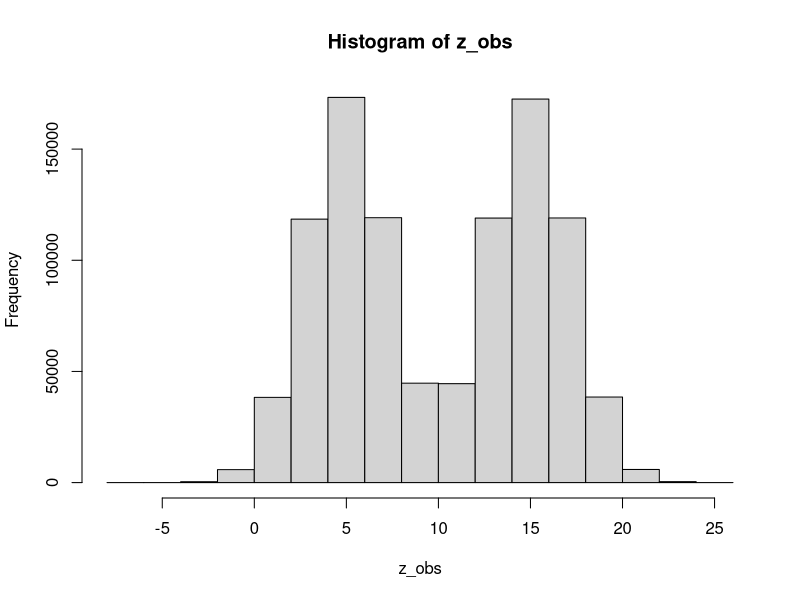

Source code (R):
## ---- chunk 1
rm(list=ls())
## ---- chunk 2
# call libraries
library(numDeriv)
library(mvtnorm)
## ---- chunk 3
# Load R package for printing
library(knitr)
## ---- chunk 4
# Set a seed of the randon number generator
set.seed(2023)
## ---- chunk 5
data_generating_model <- function(n,w) {
  d <- 3
  z <- rep( NaN, times=n*d )
  z <- matrix(z, nrow = n, ncol = d)
  z[,1] <- 1.0
  z[,2] <- runif(n, min = -10, max = 10)
  p <- w[1]*z[,1] + w[2]*z[,2] 
  p <- exp(p) / (1+exp(p))
  z[,3] <- rbinom(n, size = 1, prob = p)
  return(z)
}
## ---- chunk 6
n_obs <- 10^(6)
w_true <- c(0,1)  
set.seed(2023)
z_obs <- data_generating_model(n = n_obs, w = w_true) 
set.seed(0)
w_true <- as.numeric(glm(z_obs[,3]~ 1 + z_obs[,2],family = "binomial" )$coefficients)
## ---- chunk 7
prediction_rule <- function(x,w) {
  h <- w[1]*x[1]+w[2]*x[2]
  h <- exp(h) / (1.0 + exp(h) )
  return (h)
}
## ---- chunk 8
log_sampling_pdf <- function(z, w) {
  d <- length(w)
  x <- z[1:d] 
  y <- z[d+1]
  log_pdf <- y * log(prediction_rule(x,w)) +(1-y) * log( 1.0-prediction_rule(x,w) )
  #log_pdf <- dbinom(y, size = 1, prob = prediction_rule(x,w), log = TRUE)
  return( log_pdf )
}
## ---- chunk 9
log_prior_pdf <- function(w, mu, Sig2 ) {
  log_pdf <- dmvnorm(w, mean = mu, sigma = Sig2, log = TRUE, checkSymmetry = TRUE)
  return( log_pdf )
}
## ---- chunk 10
learning_rate <- function(t, T_0 = 100, T_1 = 500, C_0 = 0.0001, s_0 = 0.5 ) {
  if ( t <= T_0 ) {
    eta <- C_0
  } else if ( (T_0+1 <= t) && (t <= T_1 ) ) {
    eta <- C_0 / ( (t-T_0) ^ s_0 )
  } else {
    eta <- C_0 / ( (T_1-T_0) ^ s_0 )
  }
  return(eta)
}
## ---- chunk 11
#
#
#
## ---- chunk 12
#
#
#
## ---- chunk 13
#
#
#
## ---- chunk 14
#
#
#
## ---- chunk 15
#
#
#
## ---- chunk 16
#
#
#
## ---- chunk 17
#
#
#
## ---- chunk 18
#
#
#
## ---- chunk 19
#
#
#
## ---- chunk 20
#
#
#
## ---- chunk 21
rm( list = ls() )
## ---- chunk 22
data_generating_model <- function(n,w) {
  z <- rep( NaN, times=n )
  p1 <- 0.5 
  p2 <- 1.0-p1
  w <- 5
  phi <-  20
  sig2 <- 5
  lab <- as.numeric(runif(n_obs)>p1)
  z <- lab*rnorm(n, mean = w, sd = sqrt(sig2)) + (1-lab)*rnorm(n, mean = phi-w, sd = sqrt(sig2))
  return(z)
}
## ---- chunk 23
n_obs <- 10^(6)
w_true <- 5 
set.seed(2023)
z_obs <- data_generating_model(n = n_obs, w = w_true) 
set.seed(0)
hist(z_obs)
## ---- chunk 24
log_sampling_pdf <- function(z, w, p1 = 0.5, phi=20, sig2 = 5) {
  log_sampling_pdf <- p1*dnorm(z, mean = w, sd = sqrt(sig2), log = FALSE)
  log_sampling_pdf <- log_sampling_pdf + (1-p1)*dnorm(z, mean = phi-w, sd = sqrt(sig2), log = FALSE)
  log_sampling_pdf <- log(log_sampling_pdf) ;
  return(log_sampling_pdf)
}
## ---- chunk 25
log_prior_pdf <- function(w, mu = 0.0, sig2 = 100 ) {
  log_pdf <- dnorm(w, mean = mu, sd = sqrt(sig2), log = TRUE)
  return( log_pdf )
}
## ---- chunk 26
learning_rate <- function(t, T_0  , T_1  , C_0  , s_0   ) {
  if ( t <= T_0 ) {
    eta <- C_0
  } else if ( (T_0+1 <= t) && (t <= T_1 ) ) {
    eta <- C_0 / ( (t-T_0) ^ s_0 )
  } else {
    eta <- C_0 / ( (T_1-T_0) ^ s_0 )
  }
  return(eta)
}
## ---- chunk 27
w <- 4.0
#
aux_fun <- function(w, z = z_obs[1]) {
  return( log_sampling_pdf(z, w) ) 
}
#
gr <- numDeriv::grad( aux_fun, w )
#
gr
## ---- chunk 28
#
#
#
## ---- chunk 29
#
#
#
